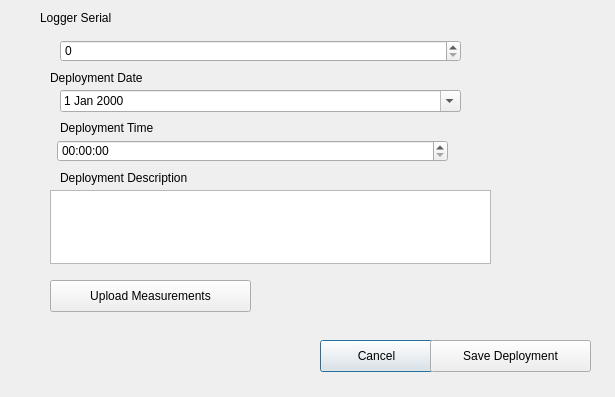
<?xml version="1.0" encoding="UTF-8"?>
<ui version="4.0">
 <class>Dialog_deployment_detail</class>
 <widget class="QDialog" name="Dialog_deployment_detail">
  <property name="geometry">
   <rect>
    <x>0</x>
    <y>0</y>
    <width>615</width>
    <height>397</height>
   </rect>
  </property>
  <property name="windowTitle">
   <string>Deployment Detail</string>
  </property>
  <widget class="QLabel" name="label">
   <property name="geometry">
    <rect>
     <x>40</x>
     <y>10</y>
     <width>111</width>
     <height>16</height>
    </rect>
   </property>
   <property name="text">
    <string>Logger Serial</string>
   </property>
  </widget>
  <widget class="QLabel" name="label_2">
   <property name="geometry">
    <rect>
     <x>60</x>
     <y>170</y>
     <width>221</width>
     <height>16</height>
    </rect>
   </property>
   <property name="text">
    <string>Deployment Description</string>
   </property>
  </widget>
  <widget class="QPushButton" name="pushButton_cancel_new_deployment">
   <property name="geometry">
    <rect>
     <x>320</x>
     <y>340</y>
     <width>113</width>
     <height>32</height>
    </rect>
   </property>
   <property name="text">
    <string>Cancel</string>
   </property>
  </widget>
  <widget class="QPushButton" name="pushButton_save_deployment">
   <property name="geometry">
    <rect>
     <x>430</x>
     <y>340</y>
     <width>161</width>
     <height>32</height>
    </rect>
   </property>
   <property name="text">
    <string>Save Deployment</string>
   </property>
  </widget>
  <widget class="QPlainTextEdit" name="plainTextEdit_deployment_description">
   <property name="geometry">
    <rect>
     <x>50</x>
     <y>190</y>
     <width>441</width>
     <height>74</height>
    </rect>
   </property>
  </widget>
  <widget class="QLabel" name="label_3">
   <property name="geometry">
    <rect>
     <x>50</x>
     <y>70</y>
     <width>141</width>
     <height>16</height>
    </rect>
   </property>
   <property name="text">
    <string>Deployment Date</string>
   </property>
  </widget>
  <widget class="QLabel" name="label_4">
   <property name="geometry">
    <rect>
     <x>60</x>
     <y>120</y>
     <width>111</width>
     <height>16</height>
    </rect>
   </property>
   <property name="text">
    <string>Deployment Time</string>
   </property>
  </widget>
  <widget class="QSpinBox" name="spinBox_logger_serial">
   <property name="geometry">
    <rect>
     <x>60</x>
     <y>40</y>
     <width>401</width>
     <height>22</height>
    </rect>
   </property>
  </widget>
  <widget class="QDateEdit" name="dateEdit_deployment_date">
   <property name="geometry">
    <rect>
     <x>60</x>
     <y>90</y>
     <width>401</width>
     <height>22</height>
    </rect>
   </property>
   <property name="calendarPopup">
    <bool>true</bool>
   </property>
  </widget>
  <widget class="QTimeEdit" name="timeEdit_deployment_time">
   <property name="geometry">
    <rect>
     <x>57</x>
     <y>140</y>
     <width>391</width>
     <height>22</height>
    </rect>
   </property>
   <property name="calendarPopup">
    <bool>true</bool>
   </property>
  </widget>
  <widget class="QPushButton" name="pushButton_upload_measurements">
   <property name="geometry">
    <rect>
     <x>50</x>
     <y>280</y>
     <width>201</width>
     <height>32</height>
    </rect>
   </property>
   <property name="text">
    <string>Upload Measurements</string>
   </property>
  </widget>
  <widget class="QgsFileWidget" name="mQgsFileWidget">
   <property name="geometry">
    <rect>
     <x>260</x>
     <y>280</y>
     <width>231</width>
     <height>27</height>
    </rect>
   </property>
  </widget>
 </widget>
 <customwidgets>
  <customwidget>
   <class>QgsFileWidget</class>
   <extends>QWidget</extends>
   <header>qgsfilewidget.h</header>
  </customwidget>
 </customwidgets>
 <resources/>
 <connections/>
</ui>
